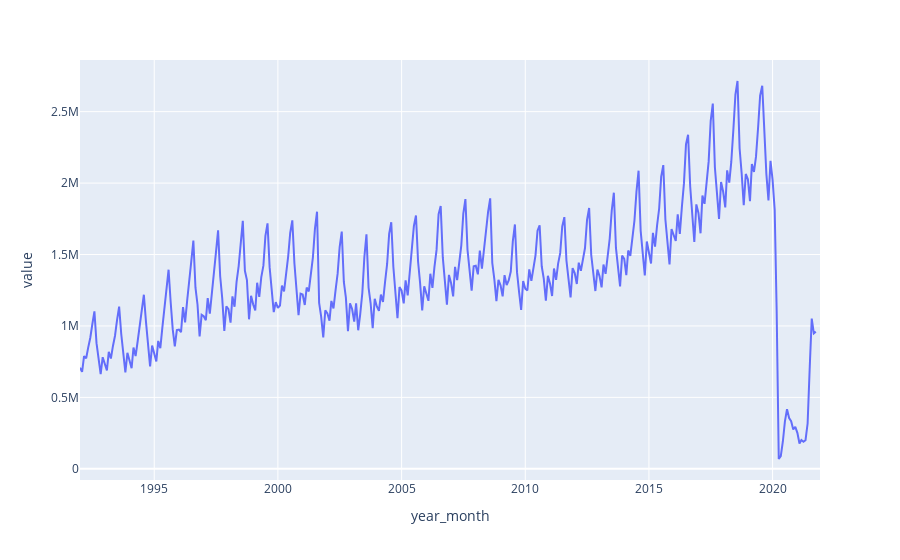

The code cell stored with this chart in its notebook:
### Code cell
fig = px.line(yvrpassengerslongtotal, x = "year_month", y="value")
fig.show()

### Figure 1 — Plotly figure (JSON) as saved in the notebook; plotly's stock layout.template omitted (floating-point values rounded to 4 significant figures; data arrays with more than 128 entries replaced by an {"elided": "..."} marker saying what was removed)
{"data": [{"hovertemplate": "year_month=%{x}<br>value=%{y}<extra></extra>", "legendgroup": "", "line": {"color": "#636efa", "dash": "solid"}, "mode": "lines", "name": "", "orientation": "v", "showlegend": false, "type": "scatter", "x": {"elided": "360 str values"}, "xaxis": "x", "y": {"elided": "360 str values"}, "yaxis": "y"}], "layout": {"legend": {"tracegroupgap": 0}, "margin": {"t": 60}, "xaxis": {"anchor": "y", "domain": [0, 1], "title": {"text": "year_month"}}, "yaxis": {"anchor": "x", "domain": [0, 1], "title": {"text": "value"}}}}
